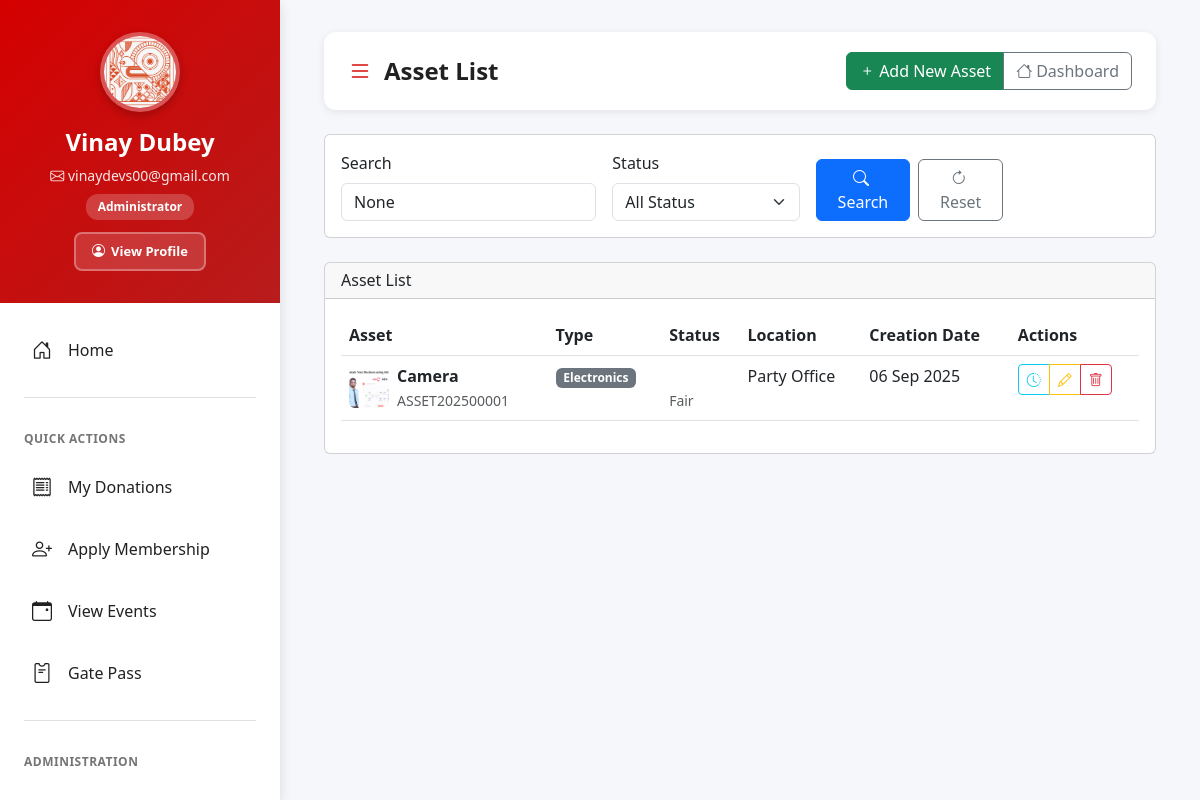
Page /assets/list/ (signed in) on the committed database.
### accounts/models.py (models this page shows, shortened)
class User(AbstractUser):
    phone_number = models.CharField(max_length=15, unique=True)
    is_phone_verified = models.BooleanField(default=False)
    user_type = models.CharField(max_length=20, choices=USER_TYPE_CHOICES, default='SUPPORTER')
    constituency = models.CharField(max_length=100, blank=True)
    district = models.CharField(max_length=100, blank=True)
    state = models.CharField(max_length=50, blank=True)
    preferred_language = models.CharField(max_length=5, choices=LANGUAGE_CHOICES, default='hi')
    fishing_license_number = models.CharField(max_length=50, blank=True)
    boat_registration = models.CharField(max_length=50, blank=True)
    family_primary_account = models.ForeignKey('self', null=True, blank=True, on_delete=models.SET_NULL, related_name='family_members')
    created_at = models.DateTimeField(auto_now_add=True)
    objects = UserManager()
    USERNAME_FIELD = 'phone_number'
    REQUIRED_FIELDS = ['first_name', 'last_name']

class UserProfile(models.Model):
    user = models.OneToOneField(User, on_delete=models.CASCADE)
    avatar = models.ImageField(upload_to='avatars/', blank=True, null=True)
    bio = models.TextField(blank=True)
    community_type = models.CharField(max_length=20, choices=COMMUNITY_CHOICES, blank=True)
    occupation = models.CharField(max_length=100, blank=True)
    experience_years = models.IntegerField(default=0)
    date_of_birth = models.DateField(null=True, blank=True)
    address = models.TextField(blank=True)
    pincode = models.CharField(max_length=6, blank=True)

### assets/models.py (models this page shows, shortened)
class Asset(models.Model):
    id = models.UUIDField(primary_key=True, default=uuid.uuid4, editable=False)
    name = models.CharField(max_length=100)
    asset_code = models.CharField(max_length=20, unique=True, blank=True)
    asset_type = models.CharField(max_length=20, choices=ASSET_TYPE_CHOICES)
    description = models.TextField()
    purchase_date = models.DateField()
    purchase_cost = models.DecimalField(max_digits=10, decimal_places=2)
    current_location = models.CharField(max_length=200)
    constituency = models.CharField(max_length=100, blank=True)
    status = models.CharField(max_length=20, choices=ASSET_STATUS_CHOICES, default='AVAILABLE')
    condition = models.CharField(max_length=20, choices=CONDITION_CHOICES, default='GOOD')
    maintenance_schedule = models.JSONField(default=dict)
    last_maintenance_date = models.DateField(null=True, blank=True)
    next_maintenance_date = models.DateField(null=True, blank=True)
    warranty_expiry = models.DateField(null=True, blank=True)
    insurance_details = models.JSONField(default=dict)
    serial_number = models.CharField(max_length=100, blank=True)
    model_number = models.CharField(max_length=100, blank=True)
    manufacturer = models.CharField(max_length=100, blank=True)
    image = models.ImageField(upload_to='asset_images/', blank=True, null=True)
    qr_code = models.ImageField(upload_to='asset_qr_codes/', blank=True, null=True)
    assigned_to = models.ForeignKey(settings.AUTH_USER_MODEL, on_delete=models.SET_NULL, null=True, blank=True, related_name='assigned_assets')
    created_by = models.ForeignKey(settings.AUTH_USER_MODEL, on_delete=models.CASCADE)
    created_at = models.DateTimeField(auto_now_add=True)
    updated_at = models.DateTimeField(auto_now=True)
    class Meta:
        ordering = ['name']

### assets/views.py (the view, shortened to what this page needs)
# urls.py: path('list/', views.asset_list, name='list'),
@login_required
def asset_list(request):
    if request.user.user_type == 'ADMINISTRATOR':
        assets = Asset.objects.all().order_by('-created_at')
        status_filter = request.GET.get('status')
        if status_filter:
            assets = assets.filter(status=status_filter)
        search_query = request.GET.get('search')
        if search_query:
            assets = assets.filter(
                models.Q(name__icontains=search_query) |
                models.Q(asset_code__icontains=search_query) |
                models.Q(serial_number__icontains=search_query)
            )
        paginator = Paginator(assets, 20)
        page = request.GET.get('page')
        assets = paginator.get_page(page)
        context = {
            'assets': assets,
            'is_admin': True,
            'status_filter': status_filter,
            'search_query': search_query,
        }
        return render(request, 'assets/asset_list.html', context)

### templates/assets/asset_list.html (shortened to what this page needs)
{% extends 'dashboard_base.html' %}
{% block content %}
<div class="container">
    <div class="page-header">
        <div class="page-header-title">
            <i class="bi bi-list"></i>
            <h1>Asset List</h1>
        </div>
        {% if is_admin %}
        <div class="btn-group" role="group">
            <a href="{% url 'assets:add' %}" class="btn btn-success">
                <i class="bi bi-plus me-1"></i>Add New Asset
            </a>
            <a href="{% url 'assets:dashboard' %}" class="btn btn-outline-secondary">
                <i class="bi bi-house me-1"></i>Dashboard
            </a>
        </div>
        {% endif %}
    </div>
    {% if is_admin %}
    <div class="row mb-4">
        <div class="col-12">
            <div class="card">
                <div class="card-body">
                    <form method="get" class="row g-3">
                        <div class="col-md-4">
                            <label for="search" class="form-label">Search</label>
                            <input type="text" class="form-control" name="search" id="search"
                                   value="{{ search_query }}" placeholder="Name, code or serial number...">
                        </div>
                        <div class="col-md-3">
                            <label for="status" class="form-label">Status</label>
                            <select class="form-select" name="status" id="status">
                                <option value="">All Status</option>
                            </select>
                        </div>
                        <div class="col-md-3 d-flex align-items-end">
                            <button type="submit" class="btn btn-primary me-2">
                                <i class="bi bi-search me-1"></i>Search
                            </button>
                            <a href="{% url 'assets:list' %}" class="btn btn-outline-secondary">
                                <i class="bi bi-arrow-clockwise me-1"></i>Reset
                            </a>
                        </div>
                    </form>
                </div>
            </div>
        </div>
    </div>
    <div class="row">
        <div class="col-12">
            <div class="card">
                <div class="card-header">
                    <h6 class="mb-0">Asset List</h6>
                </div>
                <div class="card-body">
                    {% if assets %}
                    <div class="table-responsive">
                        <table class="table table-hover">
                            <thead>
                                <tr>
                                    <th>Asset</th>
                                    <th>Type</th>
                                    <th>Status</th>
                                    <th>Location</th>
                                    <th>Creation Date</th>
                                    <th>Actions</th>
                                </tr>
                            </thead>
                            <tbody>
                                {% for asset in assets %}
                                <tr>
                                    <td>
                                        <div class="d-flex align-items-center">
                                            {% if asset.image %}
                                                <img src="{{ asset.image.url }}" alt="{{ asset.name }}"
                                                     class="rounded me-2" style="width: 40px; height: 40px; object-fit: cover;">
                                            {% else %}
                                                <div class="bg-light rounded me-2 d-flex align-items-center justify-content-center"
                                                     style="width: 40px; height: 40px;">
                                                    <i class="bi bi-box text-muted"></i>
                                                </div>
                                            {% endif %}
                                            <div>
                                                <strong>{{ asset.name }}</strong><br>
                                                <small class="text-muted">{{ asset.asset_code }}</small>
                                            </div>
                                        </div>
                                    </td>
                                    <td>
                                        <span class="badge bg-secondary">{{ asset.get_asset_type_display }}</span>
                                    </td>
                                    <td>
                                        <br><small class="text-muted">{{ asset.get_condition_display }}</small>
                                    </td>
                                    <td>{{ asset.current_location|default:"Unknown" }}</td>
                                    <td>{{ asset.created_at|date:"d M Y" }}</td>
                                    <td>
                                        <div class="btn-group btn-group-sm" role="group">
                                            <a href="{% url 'assets:history' asset.id %}" class="btn btn-outline-info" title="History">
                                                <i class="bi bi-clock-history"></i>
                                            </a>
                                            <a href="{% url 'assets:edit' asset.id %}" class="btn btn-outline-warning" title="Edit">
                                                <i class="bi bi-pencil"></i>
                                            </a>
                                            <a href="{% url 'assets:delete' asset.id %}" class="btn btn-outline-danger" title="Delete">
                                                <i class="bi bi-trash"></i>
                                            </a>
                                        </div>
                                    </td>
                                </tr>
                                {% endfor %}
                            </tbody>
                        </table>
                    </div>
                    {% endif %}
                </div>
            </div>
        </div>
    </div>
    {% endif %}
</div>
{% endblock %}

### templates/dashboard_base.html (shortened to what this page needs)
{% load i18n %}
<!DOCTYPE html>
<html lang="{{ LANGUAGE_CODE|default:'hi' }}">
<head>
    <link href="https://cdn.jsdelivr.net/npm/bootstrap@5.3.0/dist/css/bootstrap.min.css" rel="stylesheet">
    <link rel="stylesheet" href="https://cdn.jsdelivr.net/npm/bootstrap-icons@1.11.0/font/bootstrap-icons.css">
</head>
<body>
    <div class="dashboard-wrapper">
        <aside class="dashboard-sidebar" id="dashboardSidebar">
            <div class="sidebar-header">
                {% if user.is_authenticated %}
                    {% if user.userprofile and user.userprofile.avatar %}
                        <img src="{{ user.userprofile.avatar.url }}" alt="{{ user.get_full_name }}" class="sidebar-profile-pic">
                    {% else %}
                        <div class="sidebar-profile-placeholder">
                            <i class="bi bi-person-fill"></i>
                        </div>
                    {% endif %}
                    <h4>{{ user.get_full_name|default:user.phone_number }}</h4>
                    <p><i class="bi bi-envelope"></i> {{ user.email|default:user.phone_number }}</p>
                    <span class="user-role">{{ user.get_user_type_display }}</span>
                    <a href="{% url 'complete_profile' %}" class="view-profile-btn">
                        <i class="bi bi-person-circle"></i>{% trans "View Profile" %}
                    </a>
                {% endif %}
            </div>
            <ul class="sidebar-nav">
                <li class="sidebar-nav-item">
                    <a href="{% url 'dashboard' %}" class="sidebar-nav-link">
                        <i class="bi bi-house-door"></i>
                        <span>{% trans "Home" %}</span>
                    </a>
                </li>
                {% if user.is_authenticated %}
                    <div class="sidebar-divider"></div>
                    <div class="sidebar-section-title">{% trans "Quick Actions" %}</div>
                    <li class="sidebar-nav-item">
                        <a href="{% url 'donations:my_donations' %}" class="sidebar-nav-link">
                            <i class="bi bi-receipt"></i>
                            <span>{% trans "My Donations" %}</span>
                        </a>
                    </li>
                    <li class="sidebar-nav-item">
                        <a href="{% url 'membership:apply_with_payment' %}" class="sidebar-nav-link">
                            <i class="bi bi-person-plus"></i>
                            <span>{% trans "Apply Membership" %}</span>
                        </a>
                    </li>
                    <li class="sidebar-nav-item">
                        <a href="{% url 'campaigns:events_list' %}" class="sidebar-nav-link">
                            <i class="bi bi-calendar-event"></i>
                            <span>{% trans "View Events" %}</span>
                        </a>
                    </li>
                    <li class="sidebar-nav-item">
                        <a href="{% url 'gatepass:dashboard' %}" class="sidebar-nav-link">
                            <i class="bi bi-pass"></i>
                            <span>{% trans "Gate Pass" %}</span>
                        </a>
                    </li>
                    {% load permission_tags %}
                    {% if user.user_type == 'ADMINISTRATOR' or user|has_any_permission %}
                        <div class="sidebar-divider"></div>
                        <div class="sidebar-section-title">{% trans "Administration" %}</div>
                        {% if user.user_type == 'ADMINISTRATOR' or user|has_feature_permission:'USER_MANAGEMENT' %}
                        <li class="sidebar-nav-item">
                            <a href="{% url 'admin_user_list' %}" class="sidebar-nav-link">
                                <i class="bi bi-people"></i>
                            </a>
                        </li>
                        {% endif %}
                    {% endif %}
                {% endif %}
            </ul>
        </aside>
        <main class="dashboard-main">
            {% block content %}{% endblock %}
        </main>
    </div>
</body>
</html>

### rows in the picture
User: userprofile.avatar (picture), get_full_name "Vinay Dubey", email "vinaydevs00@gmail.com", user_type "Administrator"
Asset: image (picture), name "Camera", asset_code "ASSET202500001", asset_type "Electronics", condition "Fair", current_location "Party Office", created_at "06 Sep 2025"
